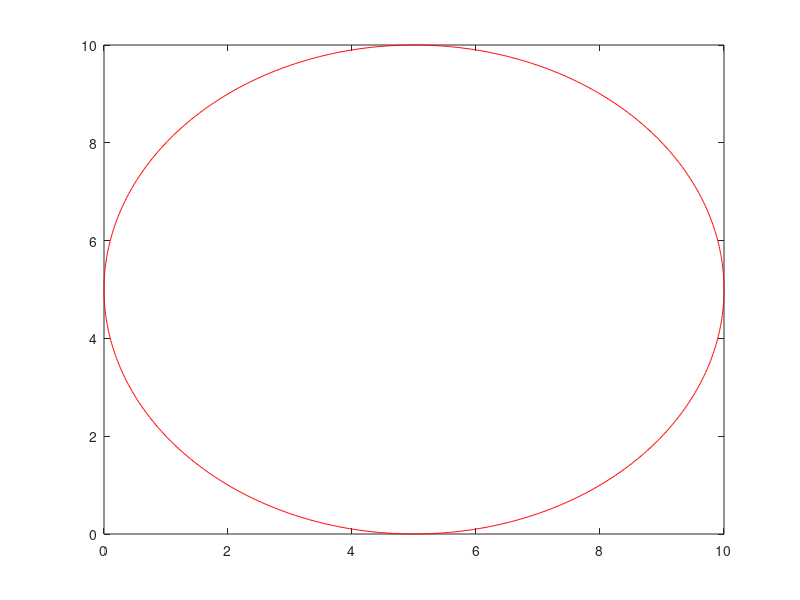

MATLAB code for this plot:
X = input("Enter the x coordinate of the circle : ");
Y = input("Enter the y coordinate of the circle : ");
r = input("Enter the radius of the circle : ");
theta = linspace(0, 2*pi, 1000);
x =  X + r*cos(theta);
y = Y + r*sin(theta);
plot(x,y,'r');